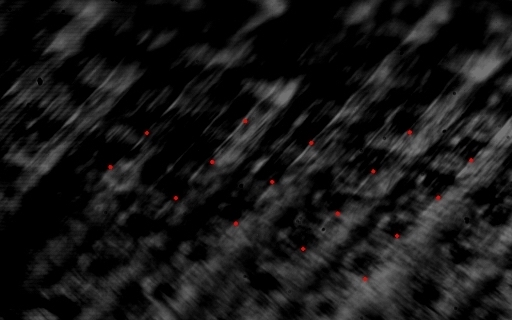
#> input picture callibration/Callibration_1.jpg, 512 x 320 px; its folder holds only this picture in this run
$ python -i oldImageProcessing.py   (imports and definitions only)
#> lines starting #> are read from the running program, lines starting #| are printed output that depends on the picture; after the words box and inside, x2 and y2 are one past the last pixel; in counts of white or black regions, pixels touching at a corner belong together; pictures that were not available may be replaced by others from this repository, and a replacement may not be noted
import os
import cv2
import numpy as np

class imageProcessing:
    def __init__(self):

        self.updateData()

        #Statrt Block to normalize and transfrom image
        #--------
        pointMassive, points, im = self.normalizationParametersFromPicture('Callibration_1.jpg')
        self.transposeImage(im, points, pointMassive)
        im = self.readImage(3)
        # self.showImage(im)
        # dst = cv2.warpPerspective(im,self.transformMatrix,(512*2,320*2))
        # print(self.transformMatrix)
        # self.showImage(dst)
        #--------
        #End Block to normalize and transfrom image


        #Statrt Block to filter an image for next ellipse detection
        #------
        im = self.readImage(11)
        cv2.circle(im, (225,195 ),2,250,-1)
        self.showImage(im)
        img = self.sharpFilter(im, paramGauss = False, paramMedian = 21, adaptThr = True, blockThresh =87, cThr =3)
        self.showImage(img)

        cv2.imwrite(self.adressImagesOutProcessed + 'test.jpg', img)

        #------------------
        #End Block to filter an image for next ellipse detection

         #Statrt Block to filter an meltp ellipse detection
        #-------
        ellipse, ellipsePoints = self.ellipseApproxFilterdImage(img)
        cv2.ellipse(im, ellipse, 150, 1, lineType = cv2.LINE_8)

        #-------
        # End Block to filter an meltp ellipse detection
        # self.showImage(img1)
        self.showImage(im)

        cv2.destroyAllWindows()

    # [72 lines left out: functions ellipseApproxFilterdImage, cornersAfterTransformation, not called in this run]

    def transposeImage(self, im, points, pointMassive, pixelsShiftSize = 80):

        newPointMassive = []
        lengthOfSubPoint = len(points)

        #Find center of Mass of points and move it to the center
        for PointSet in points:
            cMX = 0
            cMY = 0

            for eachpoint in PointSet:
                cMX += pointMassive[eachpoint][0]/lengthOfSubPoint
                cMY += pointMassive[eachpoint][1]/lengthOfSubPoint

            xSz = im.shape[1]
            ySz = im.shape[0]

            difX = xSz/2 - cMX
            difY = ySz/2 - cMY

            newPointSet = []

            for eachpoint in PointSet:
                pX = pointMassive[eachpoint][0] + difX
                pY = pointMassive[eachpoint][1] + difY
                newPointSet.append([pX, pY])

            newPointMassive.append(newPointSet)

        outputPointSet = []
        for i in range(lengthOfSubPoint):
            outputPointSet.append([0,0])

        for eachpoint in newPointMassive:
            for count, value in enumerate(eachpoint):
                outputPointSet[count][0] += value[0]/lengthOfSubPoint
                outputPointSet[count][1] += value[1]/lengthOfSubPoint

        for eachpoint in outputPointSet:
            im = cv2.circle(im,  (int(eachpoint[0]), int(eachpoint[1])), 3, (0, 255, 0), -1)


        #Start prospective transformation
        pts1 = np.float32(outputPointSet)
        pts2 = np.float32([
                           [xSz//2 + pixelsShiftSize, ySz//2 + pixelsShiftSize],[xSz//2 - pixelsShiftSize, ySz//2 + pixelsShiftSize],
                           [xSz//2 + pixelsShiftSize, ySz//2 - pixelsShiftSize],[xSz//2 - pixelsShiftSize, ySz//2 - pixelsShiftSize]])

        M = cv2.getPerspectiveTransform(pts1,pts2)
        self.transformMatrix = M

        print(im.shape[0])
        #show prospective picture on callibration image
        # dst = cv2.warpPerspective(im,M,(512,320))
        # self.showImage(dst)


    def normalizationParametersFromPicture(self, name):
        # Get coordinate of points from callibartion image
        adressCollibartionImage = '../callibration/'
        im = cv2.imread(adressCollibartionImage + name, cv2.IMREAD_COLOR)

         # set blue and green channels to 0 and treshold
        r = im.copy()
        r[:, :, 0] = 0
        r[:, :, 1] = 0

        ret, thresh = cv2.threshold(r, 150, 255, cv2.THRESH_BINARY)
        img1 = cv2.cvtColor(thresh, cv2.COLOR_RGB2GRAY)
        contours, hierarchy = cv2.findContours(img1, cv2.RETR_EXTERNAL, cv2.CHAIN_APPROX_NONE)

        # create a masiive of points
        pointMassive = []
        for c in contours:
            cX = []
            cY = []
            for c1 in c:
                cX.append(c1[0][0])
                cY.append(c1[0][1])
            pointMassive.append([int(np.mean(cX)), int(np.mean(cY))])

        # Check if known image and grab points
        if name ==   'Callibration_1.jpg':
            points = [[0,1,2,4], [1,3,4,7], [4,7,8,12], [2,4,6,8]]
            points = [[1,5,8,15], [0,3,6,12], [1,5,8,15], [0,3,6,12]]

        elif name == 'Callibration_2.jpg':
            points = [[0,1,2,4], [1,3,4,7], [4,7,8,10], [3,6,7,9]]

        elif name == 'Callibration_3.jpg':
            points = [[0,2,3,5], [1,3,4,6], [3,5,6,8], [5,7,8,10]]
            #! 22.10.17 Bad picture points
        else:
            cv2.drawContours(im, contours, -1, (0,255,0), 1)

            i = 0
            for c in contours:
                cv2.putText(im, str(i), (pointMassive[i][0],pointMassive[i][1]), cv2.FONT_HERSHEY_SIMPLEX, 1, (0, 255, 0), 2, cv2.LINE_AA)
                i += 1

            self.showImage(im)
            print('Whict points to input? Choose 4 sets like [p1,p2,p3,p4]')
            s1 = input('Set 1')
            s2 = input('Set 2')
            s3 = input('Set 3')
            s4 = input('Set 4')

            points = [s1,s2,s3,s4]

        return pointMassive, points, im


    # [84 lines left out: function sharpFilter, not called in this run]

    def updateData(self):
        self.adressVideoIn = '../video/'
        self.arrVideoIn = os.listdir(self.adressVideoIn)
        self.adressImagesOut = '../images/'
        self.adressImagesOutProcessed = '../images/Processed/'
        self.adressImagesIn = '../images/'
        self.arrImagesIn = os.listdir(self.adressImagesIn)


    def readImage(self, frameNumber):
        if not self.arrImagesIn :
            print("No image")
            return 1
        im = cv2.imread(self.adressImagesIn + self.arrImagesIn[int(frameNumber)], cv2.IMREAD_GRAYSCALE)
        print("Image: ", self.adressImagesIn + self.arrImagesIn[int(frameNumber)])
        return im

    def getImageProperties(self, im):
        imShape = im.shape
        return imShape

    # [4 lines left out: function showImage, not called in this run]

    def normalizeImageInt(self, im):
        c = (255*(im - np.min(im))/np.ptp(im)).astype('int')
        return np.uint8(c)

>>> import cv2
>>> picture = cv2.imread('../callibration/Callibration_1.jpg', cv2.IMREAD_GRAYSCALE)
#> picture: shape (320, 512); min 0, max 117, mean 22.9
>>> result = imageProcessing().sharpFilter(picture)
#> in normalizationParametersFromPicture, im is the input picture: shape (320, 512, 3); mean B, G, R 22.8, 22.8, 23.1
#> in normalizationParametersFromPicture, `r[:, :, 0] = 0`:
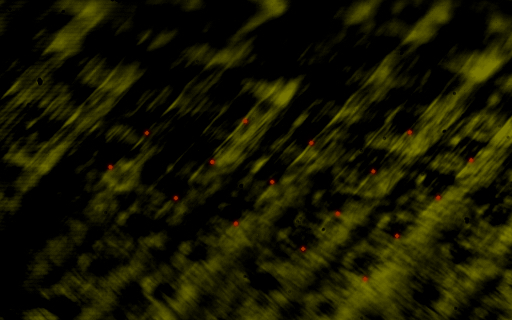
#> r: shape (320, 512, 3); mean B, G, R 0, 22.8, 23.1
#> in normalizationParametersFromPicture, `r[:, :, 1] = 0`:
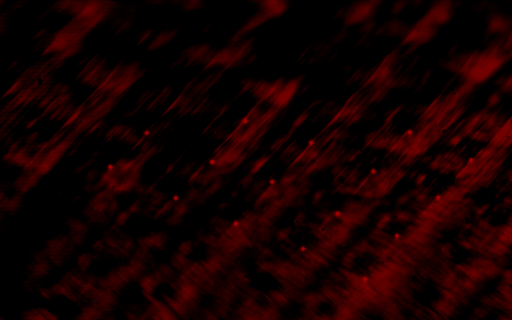
#> r: shape (320, 512, 3); mean B, G, R 0, 0, 23.1
#> in normalizationParametersFromPicture, `ret, thresh = cv2.threshold(r, 150, 255, cv2.THRESH_BINARY)`:
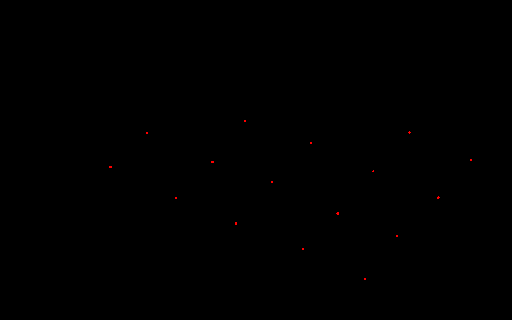
#> thresh: shape (320, 512, 3); mean B, G, R 0, 0, 0.1
#> in normalizationParametersFromPicture, `img1 = cv2.cvtColor(thresh, cv2.COLOR_RGB2GRAY)`: img1: shape (320, 512); values 0 (black) and 29 (white), 0.05% white in thin lines or dots, all inside (x1, y1, x2, y2) = (109, 120, 472, 280)
#> in normalizationParametersFromPicture, `contours, hierarchy = cv2.findContours(img1, cv2.RETR_EXTERNAL, cv2.CH..`: contours = 16 contours, all with area under 20
#> the loop in normalizationParametersFromPicture, `for c in contours:` made 16 passes
#> c on passes 1, 2, 3, 6, 8, 9, 12, 13, 14, 15, 16: [[364, 278], [364, 279], [365, 279], [365, 278]], [[302, 248], [302, 249], [303, 249], [303, 248]], [[396, 235], [396, 236], [397, 236], [397, 235]], [[175, 197], [175, 198], [176, 198], [176, 197]], [[271, 181], [271, 182], [272, 182], [272, 181]], [[373, 170], [372, 171], [373, 171]], [[470, 159], [470, 160], [471, 160], [471, 159]], [[310, 142], [310, 143], [311, 143], [311, 142]], [[146, 132], [146, 133], [147, 133], [147, 132]], [[409, 131], [408, 132], [409, 133], [410, 132]], [[244, 120], [244, 121], [245, 121], [245, 120]]
#> after the loop in normalizationParametersFromPicture, `for c in contours:`: pointMassive = [[364, 278], [302, 248], [396, 235], [235, 223], [337, 213], [175, 197], [437, 197], [271, 181], [372, 170], [110, 166], [212, 161], [470, 159], [310, 142], [146, 132], [409, 132], [244, 120]]
#> in __init__, `pointMassive, points, im = self.normalizationParametersFromPicture('Ca..`: points = [[1, 5, 8, 15], [0, 3, 6, 12], [1, 5, 8, 15], [0, 3, 6, 12]]
#> in transposeImage, `lengthOfSubPoint = len(points)`: lengthOfSubPoint = 4
#> the loop in transposeImage, `for PointSet in points:` made 4 passes
#> (PointSet, difX, difY) on passes 1 to 4: ([1, 5, 8, 15], -17.25, -23.75), ([0, 3, 6, 12], -80.5, -50), ([1, 5, 8, 15], -17.25, -23.75), ([0, 3, 6, 12], -80.5, -50)
#> after the loop in transposeImage, `for PointSet in points:`: newPointMassive = [[[284.8, 224.2], [157.8, 173.2], [354.8, 146.2], [226.8, 96.25]], [[283.5, 228], [154.5, 173], [356.5, 147], [229.5, 92]], [[284.8, 224.2], [157.8, 173.2], [354.8, 146.2], [226.8, 96.25]], [[283.5, 228], [154.5, 173], [356.5, 147], [229.5, 92]]]
#> the loop in transposeImage, `for eachpoint in newPointMassive:` made 4 passes
#> eachpoint on passes 2, 4: [[283.5, 228], [154.5, 173], [356.5, 147], [229.5, 92]], [[283.5, 228], [154.5, 173], [356.5, 147], [229.5, 92]]
#> after the loop in transposeImage, `for eachpoint in newPointMassive:`: outputPointSet = [[284.1, 226.1], [156.1, 173.1], [355.6, 146.6], [228.1, 94.12]]
#> the loop in transposeImage, `for eachpoint in outputPointSet:` made 4 passes
#> after the loop in transposeImage, `for eachpoint in outputPointSet:`: im: shape (320, 512, 3); mean B, G, R 22.8, 22.9, 23.1
#> in transposeImage, `pts1 = np.float32(outputPointSet)`: pts1 has the same summary as outputPointSet
#> in transposeImage, `pts2 = np.float32([ [xSz//2 + pixelsShiftSize, ySz//2 + pixelsShiftSiz..`: pts2 = [[336, 240], [176, 240], [336, 80], [176, 80]]
#> in transposeImage, `M = cv2.getPerspectiveTransform(pts1,pts2)`: M = [[0.918, 0.849, -112.6], [-0.613, 1.49, 79.72], [-5.27e-06, 6.43e-05, 1]]
#> in transposeImage, `self.transformMatrix = M`: self.transformMatrix has the same summary as M
#| 320
#> (the run stopped early here; a loop or call above may not have finished)
